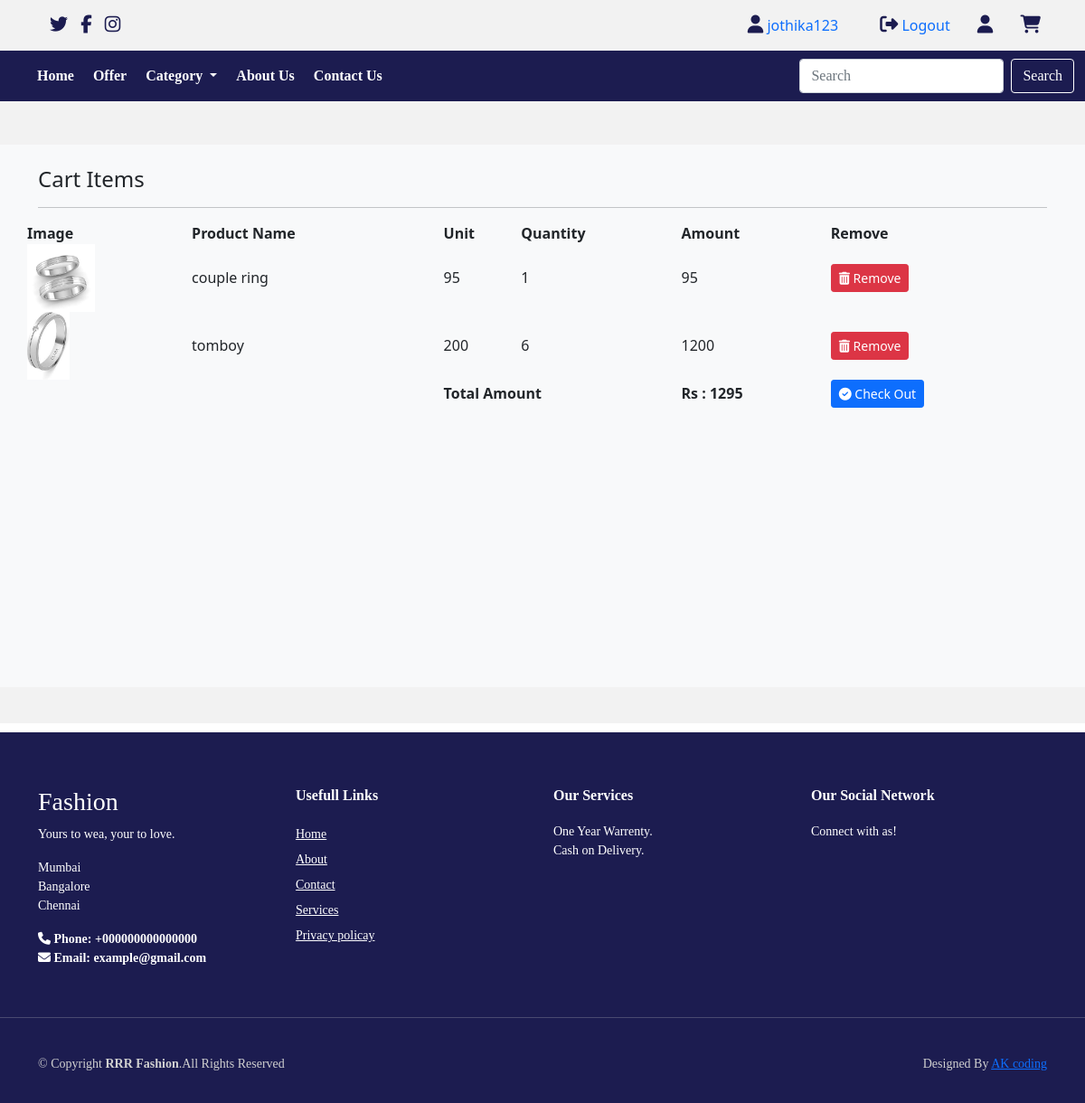
/cart (signed in), run on the app's committed database.
### JLS/models.py (models this page shows, shortened)
class Cart(models.Model):
  user=models.ForeignKey(User,on_delete=models.CASCADE)
  product=models.ForeignKey(Product,on_delete=models.CASCADE)
  product_qty=models.IntegerField(null=False,blank=False)
  created_at=models.DateTimeField(auto_now_add=True)
  @property
  def total_cost(self):
    return self.product_qty*self.product.selling_price

class Product(models.Model):
  category=models.ForeignKey(Catagory,on_delete=models.CASCADE)
  name=models.CharField(max_length=150,null=False,blank=False)
  vendor=models.CharField(max_length=150,null=False,blank=False)
  product_image=models.ImageField(upload_to=getFileName,null=True,blank=True)
  quantity=models.IntegerField(null=False,blank=False)
  original_price=models.FloatField(null=False,blank=False)
  selling_price=models.FloatField(null=False,blank=False)
  description=models.TextField(max_length=500,null=False,blank=False)
  status=models.BooleanField(default=False,help_text="0-show,1-Hidden")
  trending=models.BooleanField(default=False,help_text="0-default,1-Trending")
  created_at=models.DateTimeField(auto_now_add=True)

### JLS/views.py (the view)
# urls.py: path('cart',views.cart_page,name="cart"),
def cart_page(request):
  if request.user.is_authenticated:
    cart=Cart.objects.filter(user=request.user)
    return render(request,"products/card.html",{"cart":cart})
  else:
    return redirect("/")

### JLS/templates/products/card.html (shortened to what this page needs)
{% extends 'layout/main.html' %}
{% block content %}
<section class="bg-light py-4 my-5" style="min-height:600px;">
    <div class="container">
      <div class="row">
        <div class="col-12">
          <h4 class="mb-3">Cart  Items</h4>
          <hr style="border-color:#b8bfc2;">
        </div>
        <table>
            <tr>
                <th>Image</th>
                <th>Product Name</th>
                <th>Unit</th>
                <th>Quantity</th>
                <th>Amount</th>
                <th>Remove</th>
            </tr>
            {% for item in cart %}
           <tr>
              <td><img src="{{item.product.product_image.url}}" height="75px" alt="{{item.product.name}}"></td>
              <td>{{item.product.name}}</td>
              <td>{{item.product.selling_price | stringformat:'d'}}</td>
              <td>{{item.product_qty}}</td>
              <td class="amt">{{item.total_cost | stringformat:'d'}}</td>
              <td><a href="{% url 'remove_cart' item.id %}"  onclick="return confirm('Are you sure? to Remove')"  class="btn btn-danger btn-sm"><i class="fa fa-trash"></i> Remove</a></td>
            </tr>
            {% endfor %}
            <tr>
              <td></td>
              <td></td>
              <td colspan="2"><b>Total Amount</b></td>
              <th id="net">0</th>
              <td><button class="btn btn-primary btn-sm">
                <i class="fa fa-check-circle"></i> Check Out
              </button></td>
            </tr>
        </table>
      </div>
      </div>
  </section>
{% endblock content %}

### JLS/templates/layout/main.html (shortened to what this page needs)
{% load static %}
<!doctype html>
<html lang="en">
  <head>
    <link rel="stylesheet" href="{%static 'css/style.css'%}">
    <link href="https://cdn.jsdelivr.net/npm/bootstrap@5.0.2/dist/css/bootstrap.min.css" rel="stylesheet">
  </head>
  <body>
    {% include 'inc/nav1.html' %}
    {% block content %}
{% endblock content %}
{% include 'inc/footer.html' %}
  </body>
</html>

### JLS/templates/inc/nav1.html (shortened to what this page needs)
{% load static %}
<div class="top-navbar">
    <div class="top-icons">
        <i class="fa-brands fa-twitter"></i>
        <i class="fa-brands fa-facebook-f"></i>
        <i class="fa-brands fa-instagram"></i>
    </div>
    <div class="other-links">
        {% if request.user.is_authenticated %}
        <a class="nav-link" style="display: inline;" aria-current="page" href="#"><i class="fa fa-user"></i> {{request.user}}</a>
        <a class="nav-link" style="display: inline;" aria-current="page" href="{% url 'logout' %}"><i class="fa fa-sign-out"></i> Logout</a>
      {% else %}
        <a class="nav-link" style="display: inline;" href="{% url 'login' %}"><i class="fa fa-sign-in"></i> Login</a>
        <a class="nav-link" style="display: inline;" href="{% url 'signup' %}"><i class="fa fa-users"></i> Register</a>
      {% endif %}
      <i class="fa-solid fa-user"></i>
      <a class="nav-link" style="display: inline;" href="{% url 'cart' %}"><i class="fa-solid fa-cart-shopping"></i></a>
    </div>
</div>
<div class="home-section">
    <nav class="navbar navbar-expand-lg" id="navbar">
        <div class="container-fluid">
          <div class="collapse navbar-collapse" id="navbarSupportedContent">
            <ul class="navbar-nav me-auto mb-2 mb-lg-0">
              <li class="nav-item">
                <a class="nav-link active" aria-current="page" href="{% url 'home' %}">Home</a>
              </li>
              <li class="nav-item">
                <a class="nav-link" href="{% url 'je' %}">Offer</a>
              </li>
              <li class="nav-item dropdown">
                <a class="nav-link dropdown-toggle" href="#" id="navbarDropdown" role="button" data-bs-toggle="dropdown" aria-expanded="true">
                  Category
                </a>
              </li>
              <li class="nav-item">
                <a class="nav-link" href="{% url 'about' %}">About Us</a>
              </li>
            <li class="nav-item">
                <a class="nav-link" href="{% url 'contact'%}">Contact Us</a>
              </li>
            </ul>
            <form class="d-flex">
              <input class="form-control me-2" type="search" placeholder="Search" aria-label="Search">
              <button class="btn btn-outline-success" type="submit" id="search-btn">Search</button>
            </form>
          </div>
        </div>
      </nav>

### JLS/templates/inc/footer.html
<footer id="footer" style="margin-top: 50px;">
    <div class="footer-top">
        <div class="container">
            <div class="row">
                <div class="col-lg-3 col-md-6 footer-content">
                    <h3>Fashion</h3>
                    <p>Yours to wea, your to love.</p>
                    <p>
                        Mumbai <br>
                        Bangalore <br>
                        Chennai <br>
                    </p>
                    <strong><i class="fas fa-phone"></i> Phone: <strong>+000000000000000</strong></strong><br>
                    <strong><i class="fa-solid fa-envelope"></i> Email: <strong>example@gmail.com</strong></strong>
                </div>
                <div class="col-lg-3 col-md-6 footer-links">
                    <h4>Usefull Links</h4>
                    <ul>
                      <li><a href="index.html">Home</a></li>
                      <li><a href="about.html">About</a></li>
                      <li><a href="contact.html">Contact</a></li>
                      <li><a href="#">Services</a></li>
                      <li><a href="#">Privacy policay</a></li>
                    </ul>
                </div>
                <div class="col-lg-3 col-md-6 footer-links">
                    <h4>Our Services</h4>
                    <ul>
                        <li>One Year Warrenty.</li>
                        <li>Cash on Delivery.</li>
                    </ul>
                </div>
                <div class="col-lg-3 col-md-6 footer-links">
                    <h4>Our Social Network</h4>
                    <p>Connect with as!</p>
                </div>
            </div>
        </div>
    </div>
    <hr>
    <div class="container py-4">
        <div class="copyright">
            &copy; Copyright <strong>RRR Fashion</strong>.All Rights Reserved
        </div>
        <div class="credits">
            Designed By <a href="#">AK coding</a>
        </div>
    </div>
    </footer>

### static/css/style.css (style rules this page uses)
* { margin: 0; padding: 0; box-sizing: border-box; }
.top-navbar { width: 100%; height: 7vh; background-color: #a9a9a926; display: flex; align-items: center; text-align: center; justify-content: space-between; }
.top-icons { margin-left: 45px; }
.top-icons i { font-size: 20px; color: #1c1c50; margin-left: 10px; cursor: pointer; }
.other-links { margin-right: 33px; }
.other-links i { color: #1c1c50; font-size: 20px; margin-left: 10px; cursor: pointer; }
.home-section { width: 100%; height: 93vh; background-color: #a9a9a926; }
#navbar { background-color: #1c1c50; font-size: 16px; font-family: 'Roboto Slab', serif; }
#navbar .nav-link { color: white; font-weight: bold; margin-left: 5px; transition: 0.5s ease; }
#search-btn { color: white; border: 1px solid white; }
#footer { padding: 0 0 30px 0; color: #d0d0d0; font-size: 14px; background: #1c1c50; font-family: 'Roboto Slab', serif; }
#footer .footer-top { padding: 60px 0 30px; background: #1c1c50; color: white; }
#footer .footer-top h4 { font-size: 16px; font-weight: bold; position: relative; padding-bottom: 12px; }
#footer .footer-top .footer-links { margin-bottom: 30px; }
#footer .footer-top .footer-links ul { list-style: none; padding: 0; margin: 0; }
#footer .footer-top .footer-links ul li { padding-right: 10px 0; display: flex; align-items: center; }
#footer .footer-top .footer-links ul li:first-child { padding: 0; }
#footer .footer-top .footer-links ul li a { color: white; line-height: 2; }
#footer .copyright { text-align: center; float: left; }
#footer .credits { float: right; text-align: center; }
html { scroll-behavior: smooth; }

### data on the page
Cart: product.product_image (picture), product.name "couple ring", product.selling_price "95", product_qty "1", total_cost "95"
Cart: product.product_image (picture), product.name "tomboy", product.selling_price "200", product_qty "6", total_cost "1200"

### other printed values
{{ request.user }} "jothika123"
